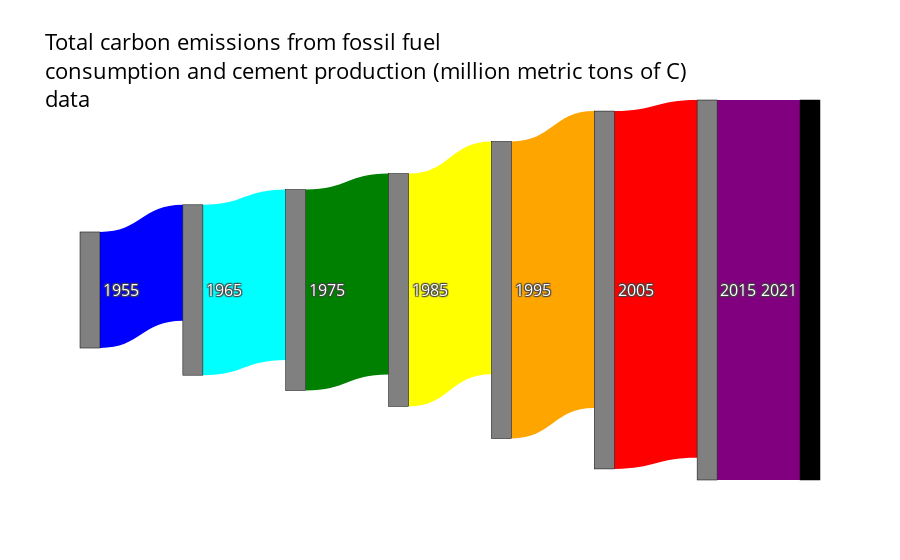
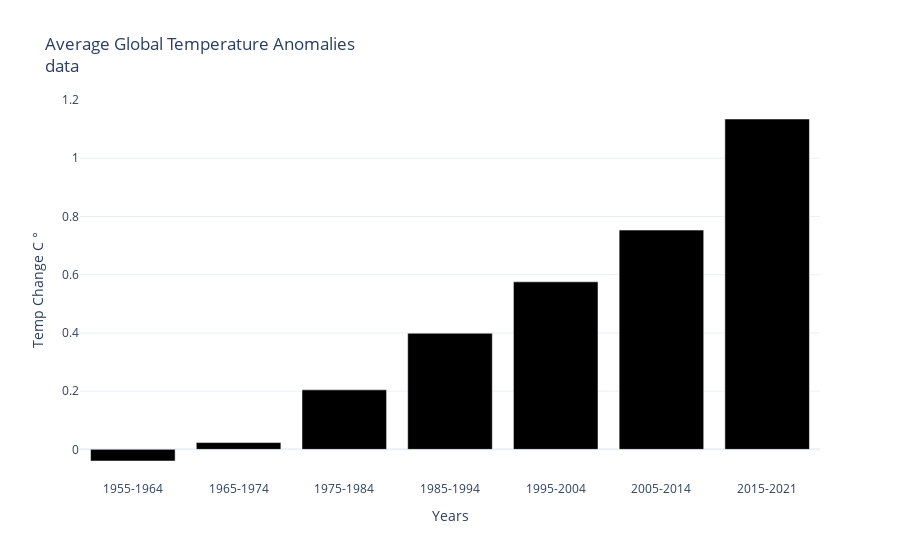
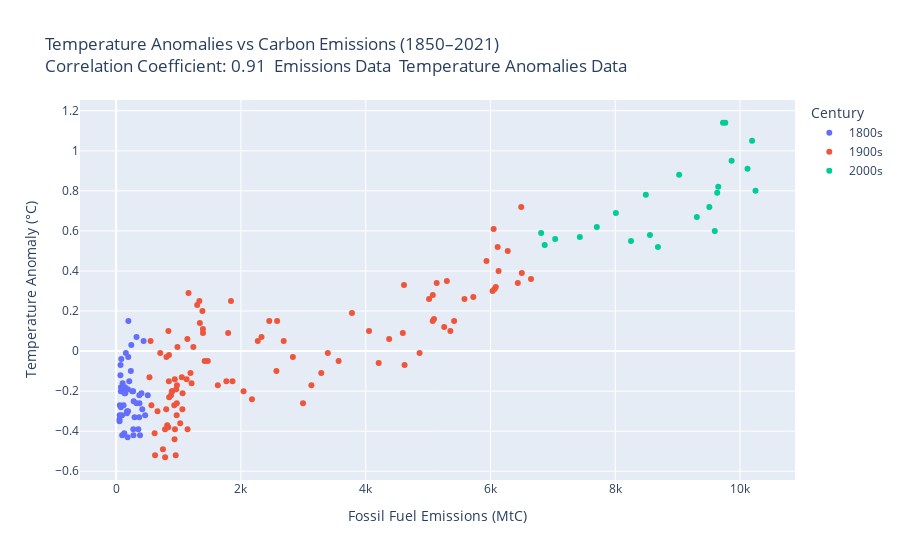

Notebook code cell kept with these figures, in order:
### Markdown cell above
Emissions vs Global Temperature Anomalies

### Code cell
import plotly.express as px
import pandas as pd
import plotly.graph_objects as go

start_year = 1850
end_year = 2021

# Emissions filtering
EMISSIONS_DATA = 'https://raw.githubusercontent.com/plotly/Figure-Friday/'\
        'refs/heads/main/2025/week-21/global.1751_2021.csv'
df_emission = pd.read_csv(EMISSIONS_DATA)
EMISSION_COL_NAME = 'Total carbon emissions from fossil fuel consumption and cement production (million metric tons of C)'
# filter emission data to use between 1850 and 2021
df_filtered_carbon_emissions_1850_2021 = df_emission[(df_emission['Year'] >= start_year) & (df_emission['Year'] <= end_year)]
EMISSION_TITLE='Total carbon emissions from fossil fuel<br>consumption and cement production (million metric tons of C)'

# Temp Anomalies Filtering
TEMP_ANOMALIES_DATA = '../data/global_temp_anomaly.csv'
df_temp_anomaly = pd.read_csv(TEMP_ANOMALIES_DATA,comment='#')
ANOMALY_COL_NAME = 'Anomaly'
df_filtererd_temp_anomalies_1850_2021 = df_temp_anomaly[(df_temp_anomaly['Year'] >= start_year) & (df_temp_anomaly['Year'] <= end_year)]


# SANKEY CHART: Total Emissions by Year
# Report 5 10 year gaps and 1 6 year gap of emissions beginning in 1955 and ending in 2021

# years to report data
selected_data_years_list = [1965, 1975, 1985, 1995, 2005, 2015, 2021]
# get total emissions for each year 
emissions = df_emission[df_emission['Year'].isin(selected_data_years_list)][EMISSION_COL_NAME].tolist()

# get Sankey node labels base on source and target
data = {
    'source': [0, 1, 2, 3, 4, 5, 6],
    'target': [1, 2, 3, 4, 5, 6, 7],
    'value': emissions,
    'source_label': ['1955', '1965', '1975', '1985', '1995', '2005', '2015'],
    'target_label': ['1965', '1975', '1985', '1995', '2005', '2015', '2021'],
}
df = pd.DataFrame(data)

# Create labels from source and target
# consolidate source and target labels into a single list
labels = list(pd.unique(df[['source_label', 'target_label']].values.ravel()))
link_colors = ['blue','aqua','green','yellow','orange','red','purple']

# Carbon Emissions from Gas
# snap arrangement when exact locations are not specified for Sankey

fig = go.Figure(data=[go.Sankey(
    arrangement='snap',
    node=dict(
        pad=15,
        thickness=20,
        line=dict(color="black", width=0.5),
        label=labels,
    ),
    link=dict(
        source=df['source'],
        target=df['target'],
        value=df['value'],
        color=link_colors
    )
)])
fig.update_traces(node_color = ['gray','gray','gray','gray','gray','gray','gray'])
fig.update_layout(
    hoverlabel=dict(
        font=dict(
              size=14,
              color="white"
          ),
        bgcolor="black",  # Example: white background
        font_size=16,      # Example: font size 16
        font_family="Rockwell" # Example: Rockwell font
    )
)
fig.update_layout(font_size=16,\
    font_color="white",
    title_font_color="black",
        title_text=f"{EMISSION_TITLE}<br><a href='https://raw.githubusercontent.com/plotly/Figure-Friday/refs/heads/main/2025/week-21/global.1751_2021.csv' target='_blank'>data</a>")
fig.show()

# BAR CHART: Temperature Anomalies by Year

def avg_net_temp_anomaly (df, year):
    '''
    Get average temperature anomoly based on year
    Years before 2015 look at averages between start year 
    (included) and start year + 9. The year 2015 only looks 
    at start year and start year + 6 temperatures up through 2021.
    '''
    start_year = int(year)
    # only have data up to 2021
    if start_year == 2015:
        end_year = 2021
    else:
        # most amounts are 9 year spread
        end_year = start_year + 9

    filtered_df = df[(df["Year"] >= start_year) & (df["Year"] <= end_year)]
    average = filtered_df["Anomaly"].sum()/6 if start_year == 2015 else filtered_df["Anomaly"].sum()/9
    return average
    
def get_global_temp_anomalies():
    # Global Temperatures
    # https://www.ncei.noaa.gov/access/monitoring/climate-at-a-glance/global/time-series

    # remove 1st 3 lines from file
    # df_temp_anomaly = pd.read_csv('https://raw.githubusercontent.com/rebeccapeltz/'\
    #     'emissions/refs/heads/main/global-temp-anomaly-data.csv',skiprows=4)
    # df_temp_anomaly = pd.read_csv(TEMP_ANOMALIES_DATA,comment='#')
    # print(df_temp_anomaly.head())
    
    temp_anomalies_averages = []
    anomaly_years = [ 1955, 1965, 1975, 1985,1995,2005,2015]
    
    for year in anomaly_years:
        total = avg_net_temp_anomaly(df_temp_anomaly,year)
        temp_anomalies_averages.append(total)
    
    label_years = ['1955-1964', '1965-1974', '1975-1984','1985-1994','1995-2004','2005-2014','2015-2021']
    
    # Create the bar chart
    fig2 = go.Figure(data=[
        go.Bar(x=label_years, y=temp_anomalies_averages, marker_color='black')
    ])
    
    # Update layout (optional)
    fig2.update_layout(
        title='Average Global Temperature Anomalies<br><a href="https://raw.githubusercontent.com/rebeccapeltz/emissions/refs/heads/main/global-temp-anomaly-data.csv" target="_blank">data</a>',
        xaxis_title='Years',
        yaxis_title='Temp Change C &#176;',
        template='plotly_white',
        xaxis=dict(tickformat='%Y', tickvals=label_years)
    )
    return fig2


fig2 = get_global_temp_anomalies()
fig2.show()



# CORRELATION: Do temperature anomalies increase with increased C02 emissions

# Merge both DataFrames on 'Year'
df_merged = pd.merge(df_filtered_carbon_emissions_1850_2021, df_filtererd_temp_anomalies_1850_2021, on='Year')

# Get list of years from merged
df_years = df_merged[['Year']].copy()

# Add century to df merged
df_merged['Century'] = ((df_merged['Year'] // 100) * 100).astype(str) + 's'

# Get Correllation Coefficient
correlation = df_filtered_carbon_emissions_1850_2021[EMISSION_COL_NAME].corr(df_filtererd_temp_anomalies_1850_2021[ANOMALY_COL_NAME])

plot_title = 'Temperature Anomalies vs Carbon Emissions (1850–2021)'\
          f'<br>Correlation Coefficient: {correlation:.2f}'\
          f'  <a href="{EMISSIONS_DATA}" target=_blank>Emissions Data</a>'\
          f'  <a href="{TEMP_ANOMALIES_DATA}" target=_blank>Temperature Anomalies Data</a>'

# Plot scatterplot
fig = px.scatter(
    df_merged,
    x=EMISSION_COL_NAME,
    y=ANOMALY_COL_NAME,
    color='Century', 
    labels={
        EMISSION_COL_NAME: "Fossil Fuel Emissions (MtC)",
        ANOMALY_COL_NAME: "Temperature Anomaly (°C)"
    },
    title=plot_title
)

fig.show()

### Figure 1 — Plotly figure (JSON) as saved in the notebook; plotly's stock layout.template omitted (floating-point values rounded to 4 significant figures)
{"data": [{"arrangement": "snap", "link": {"color": ["blue", "aqua", "green", "yellow", "orange", "red", "purple"], "source": [0, 1, 2, 3, 4, 5, 6], "target": [1, 2, 3, 4, 5, 6, 7], "value": [3130, 4595, 5417, 6277, 8010, 9651, 10248]}, "node": {"color": ["gray", "gray", "gray", "gray", "gray", "gray", "gray"], "label": ["1955", "1965", "1975", "1985", "1995", "2005", "2015", "2021"], "line": {"color": "black", "width": 0.5}, "pad": 15, "thickness": 20}, "type": "sankey"}], "layout": {"font": {"color": "white", "size": 16}, "hoverlabel": {"bgcolor": "black", "font": {"color": "white", "family": "Rockwell", "size": 16}}, "title": {"font": {"color": "black"}, "text": "Total carbon emissions from fossil fuel<br>consumption and cement production (million metric tons of C)<br><a href='https://raw.githubusercontent.com/plotly/Figure-Friday/refs/heads/main/2025/week-21/global.1751_2021.csv' target='_blank'>data</a>"}}}

### Figure 2 — Plotly figure (JSON) as saved in the notebook; plotly's stock layout.template omitted (floating-point values rounded to 4 significant figures)
{"data": [{"marker": {"color": "black"}, "type": "bar", "x": ["1955-1964", "1965-1974", "1975-1984", "1985-1994", "1995-2004", "2005-2014", "2015-2021"], "y": [-0.04, 0.02333, 0.2044, 0.3989, 0.5756, 0.7533, 1.135]}], "layout": {"title": {"text": "Average Global Temperature Anomalies<br><a href=\"https://raw.githubusercontent.com/rebeccapeltz/emissions/refs/heads/main/global-temp-anomaly-data.csv\" target=\"_blank\">data</a>"}, "xaxis": {"tickformat": "%Y", "tickvals": ["1955-1964", "1965-1974", "1975-1984", "1985-1994", "1995-2004", "2005-2014", "2015-2021"], "title": {"text": "Years"}}, "yaxis": {"title": {"text": "Temp Change C &#176;"}}}}

### Figure 3 — Plotly figure (JSON) as saved in the notebook; plotly's stock layout.template omitted (floating-point values rounded to 4 significant figures)
{"data": [{"hovertemplate": "Century=1800s<br>Fossil Fuel Emissions (MtC)=%{x}<br>Temperature Anomaly (°C)=%{y}<extra></extra>", "legendgroup": "1800s", "marker": {"color": "#636efa", "symbol": "circle"}, "mode": "markers", "name": "1800s", "orientation": "v", "showlegend": true, "type": "scatter", "x": [54, 54, 57, 59, 69, 71, 76, 77, 78, 83, 91, 95, 97, 104, 112, 119, 122, 130, 135, 142, 147, 156, 173, 184, 174, 188, 191, 194, 196, 210, 236, 243, 256, 272, 275, 277, 281, 295, 327, 327, 356, 372, 374, 370, 383, 406, 419, 440, 465, 507], "xaxis": "x", "y": [-0.35, -0.34, -0.32, -0.27, -0.12, -0.07, -0.2, -0.28, -0.18, -0.04, -0.2, -0.32, -0.42, -0.16, -0.2, -0.27, -0.19, -0.41, -0.21, -0.18, -0.21, -0.01, -0.31, -0.43, -0.3, -0.19, -0.3, -0.03, 0.15, -0.15, -0.1, 0.03, -0.2, -0.2, -0.39, -0.42, -0.25, -0.33, -0.26, 0.07, -0.39, -0.22, -0.26, -0.33, -0.42, -0.21, -0.29, 0.05, -0.32, -0.22], "yaxis": "y"}, {"hovertemplate": "Century=1900s<br>Fossil Fuel Emissions (MtC)=%{x}<br>Temperature Anomaly (°C)=%{y}<extra></extra>", "legendgroup": "1900s", "marker": {"color": "#EF553B", "symbol": "circle"}, "mode": "markers", "name": "1900s", "orientation": "v", "showlegend": true, "type": "scatter", "x": [534, 552, 566, 617, 624, 663, 707, 784, 750, 785, 819, 836, 879, 943, 850, 838, 901, 955, 936, 806, 932, 803, 845, 970, 963, 975, 983, 1062, 1065, 1145, 1053, 940, 847, 893, 973, 1027, 1130, 1209, 1142, 1192, 1299, 1334, 1342, 1391, 1383, 1160, 1238, 1392, 1469, 1419, 1630, 1767, 1795, 1841, 1865, 2043, 2177, 2270, 2330, 2454, 2569, 2580, 2686, 2833, 2995, 3130, 3288, 3393, 3566, 3780, 4053, 4208, 4376, 4614, 4623, 4595, 4864, 5016, 5074, 5357, 5301, 5138, 5095, 5076, 5258, 5417, 5583, 5725, 5936, 6066, 6051, 6115, 6034, 6085, 6130, 6277, 6438, 6502, 6493, 6650], "xaxis": "x", "y": [-0.13, 0.05, -0.27, -0.41, -0.52, -0.3, -0.01, -0.39, -0.49, -0.53, -0.37, -0.38, -0.22, -0.39, -0.23, 0.1, -0.2, -0.52, -0.44, -0.03, -0.27, -0.29, -0.15, -0.32, -0.19, -0.17, 0.02, -0.29, -0.21, -0.39, -0.13, -0.14, -0.02, -0.2, -0.26, -0.36, -0.14, -0.16, 0.06, -0.11, 0.23, 0.25, 0.14, 0.11, 0.2, 0.29, 0.02, 0.09, -0.05, -0.05, -0.17, -0.15, 0.09, 0.25, -0.15, -0.2, -0.24, 0.05, 0.07, 0.15, -0.1, 0.15, 0.05, -0.03, -0.26, -0.17, -0.11, -0.01, -0.05, 0.19, 0.1, -0.06, 0.06, 0.33, -0.07, 0.09, -0.01, 0.26, 0.15, 0.1, 0.35, 0.34, 0.16, 0.28, 0.12, 0.15, 0.26, 0.27, 0.45, 0.31, 0.61, 0.52, 0.3, 0.32, 0.4, 0.5, 0.34, 0.39, 0.72, 0.36], "yaxis": "y"}, {"hovertemplate": "Century=2000s<br>Fossil Fuel Emissions (MtC)=%{x}<br>Temperature Anomaly (°C)=%{y}<extra></extra>", "legendgroup": "2000s", "marker": {"color": "#00cc96", "symbol": "circle"}, "mode": "markers", "name": "2000s", "orientation": "v", "showlegend": true, "type": "scatter", "x": [6812, 6869, 7037, 7432, 7705, 8010, 8253, 8490, 8684, 8556, 9024, 9307, 9508, 9595, 9634, 9651, 9727, 9865, 10120, 10193, 9764, 10248], "xaxis": "x", "y": [0.59, 0.53, 0.56, 0.57, 0.62, 0.69, 0.55, 0.78, 0.52, 0.58, 0.88, 0.67, 0.72, 0.6, 0.79, 0.82, 1.14, 0.95, 0.91, 1.05, 1.14, 0.8], "yaxis": "y"}], "layout": {"legend": {"title": {"text": "Century"}, "tracegroupgap": 0}, "title": {"text": "Temperature Anomalies vs Carbon Emissions (1850–2021)<br>Correlation Coefficient: 0.91  <a href=\"https://raw.githubusercontent.com/plotly/Figure-Friday/refs/heads/main/2025/week-21/global.1751_2021.csv\" target=_blank>Emissions Data</a>  <a href=\"../data/global_temp_anomaly.csv\" target=_blank>Temperature Anomalies Data</a>"}, "xaxis": {"anchor": "y", "domain": [0, 1], "title": {"text": "Fossil Fuel Emissions (MtC)"}}, "yaxis": {"anchor": "x", "domain": [0, 1], "title": {"text": "Temperature Anomaly (°C)"}}}}
